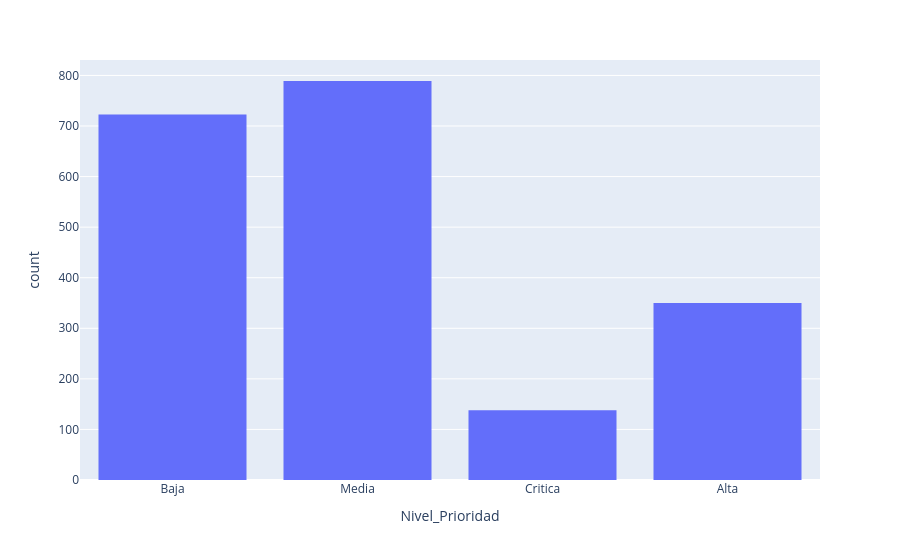

Notebook cell for this chart:
### Code cell
# Pregunta 2: Distribución de la variable objetivo
target_col = "Nivel_Prioridad"

conteo = df_tickets[target_col].value_counts()
porcentaje = conteo / conteo.sum() * 100

resumen_objetivo = pd.DataFrame({"Cantidad": conteo, "Porcentaje": porcentaje})

print(resumen_objetivo)

fig = px.histogram(df_tickets, x=target_col)

fig.show()

### Figure 1 — Plotly figure (JSON) as saved in the notebook; plotly's stock layout.template omitted (floating-point values rounded to 4 significant figures; data arrays with more than 128 entries replaced by an {"elided": "..."} marker saying what was removed)
{"data": [{"bingroup": "x", "hovertemplate": "Nivel_Prioridad=%{x}<br>count=%{y}<extra></extra>", "legendgroup": "", "marker": {"color": "#636efa", "pattern": {"shape": ""}}, "name": "", "orientation": "v", "showlegend": false, "type": "histogram", "x": {"elided": "2000 str values"}, "xaxis": "x", "yaxis": "y"}], "layout": {"barmode": "relative", "legend": {"tracegroupgap": 0}, "margin": {"t": 60}, "xaxis": {"anchor": "y", "domain": [0, 1], "title": {"text": "Nivel_Prioridad"}}, "yaxis": {"anchor": "x", "domain": [0, 1], "title": {"text": "count"}}}}
